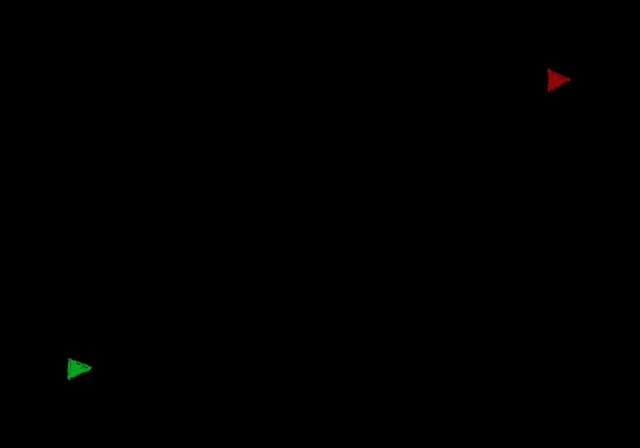

The image is a tile-based game level rendered from a .tmx file. Its description and complete source (layers, tilesets, objects, tile grids) follow:
An orthogonal 20x14 tile map with 32x32 px tiles, 1 tile layer (background) and 15 objects (2x spikes, Start, Finish).

<map version="1.0" orientation="orthogonal" renderorder="right-down" width="20" height="14" tilewidth="32" tileheight="32" nextobjectid="19">
 <tileset firstgid="1" name="cutriba_simple_tiles" tilewidth="32" tileheight="32" tilecount="18" columns="0">
  <tile id="0">
   <image width="32" height="32" source="../sprites/bottom.png" />
  </tile>
  <tile id="1">
   <image width="32" height="32" source="../sprites/circle.png" />
  </tile>
  <tile id="2">
   <image width="32" height="32" source="../sprites/corner_left_bottom.png" />
  </tile>
  <tile id="3">
   <image width="32" height="32" source="../sprites/corner_left_top.png" />
  </tile>
  <tile id="4">
   <image width="32" height="32" source="../sprites/corner_right_bottom.png" />
  </tile>
  <tile id="5">
   <image width="32" height="32" source="../sprites/corner_right_top.png" />
  </tile>
  <tile id="6">
   <image width="32" height="32" source="../sprites/flag_plank.png" />
  </tile>
  <tile id="7">
   <image width="32" height="32" source="../sprites/flag_start.png" />
  </tile>
  <tile id="8">
   <image width="32" height="32" source="../sprites/flag_stop.png" />
  </tile>
  <tile id="9">
   <image width="32" height="32" source="../sprites/left.png" />
  </tile>
  <tile id="10">
   <image width="32" height="32" source="../sprites/middle_horizontal.png" />
  </tile>
  <tile id="11">
   <image width="32" height="32" source="../sprites/middle_vertical.png" />
  </tile>
  <tile id="12">
   <image width="32" height="32" source="../sprites/right.png" />
  </tile>
  <tile id="13">
   <image width="32" height="32" source="../sprites/spike_bottom.png" />
  </tile>
  <tile id="14">
   <image width="32" height="32" source="../sprites/spike_left.png" />
  </tile>
  <tile id="15">
   <image width="32" height="32" source="../sprites/spike_right'.png" />
  </tile>
  <tile id="16">
   <image width="32" height="32" source="../sprites/spike_top.png" />
  </tile>
  <tile id="17">
   <image width="32" height="32" source="../sprites/top.png" />
  </tile>
 </tileset>
 <layer name="background" width="20" height="14">
  <data encoding="csv">
4,11,11,11,11,11,11,11,11,11,11,11,11,11,11,11,11,11,11,6,
12,0,0,0,0,0,0,0,0,10,11,13,0,0,0,0,0,0,0,12,
12,0,0,0,0,0,0,0,0,14,14,14,0,0,0,0,0,9,0,12,
12,0,0,0,0,0,0,0,0,0,0,0,0,0,0,0,0,7,0,12,
12,0,0,0,0,10,11,13,0,0,0,0,0,0,0,10,11,13,0,12,
12,0,0,0,0,0,0,0,0,0,0,0,0,0,0,0,0,0,0,12,
12,0,0,0,0,0,0,0,0,0,0,10,11,13,0,0,0,0,0,12,
12,10,11,13,0,0,0,0,0,0,0,0,0,0,0,0,0,0,0,12,
12,0,0,0,0,0,0,0,0,0,0,0,0,0,0,0,0,0,0,12,
12,0,0,0,0,0,0,0,0,0,0,0,0,0,0,0,0,0,0,12,
12,0,0,0,0,10,11,11,13,0,0,0,0,0,0,0,0,0,0,12,
12,0,8,0,0,0,15,12,0,0,0,0,0,0,0,0,0,0,0,12,
12,0,7,0,0,0,15,12,0,0,0,0,0,0,0,0,0,0,0,12,
3,11,11,11,11,11,11,11,11,11,11,11,11,11,11,11,11,11,11,5
</data>
 </layer>
 <objectgroup name="obstacles">
  <object id="1" x="0" y="416" width="640" height="32" />
  <object id="2" x="0" y="0" width="640" height="32" />
  <object id="3" x="0" y="32" width="32" height="384" />
  <object id="4" x="32" y="224" width="96" height="32" />
  <object id="5" x="160" y="128" width="96" height="32" />
  <object id="6" x="288" y="32" width="96" height="32" />
  <object id="7" x="352" y="192" width="96" height="32" />
  <object id="8" x="480" y="128" width="96" height="32" />
  <object id="9" x="608" y="32" width="32" height="384" />
  <object id="11" x="160" y="320" width="128" height="32" />
  <object id="12" x="224" y="352" width="32" height="64" />
 </objectgroup>
 <objectgroup name="gameObjects">
  <object id="13" name="Start" x="64" y="352" width="32" height="64" />
  <object id="15" name="Finish" x="544" y="64" width="32" height="64" />
  <object id="16" name="spikes" x="192" y="352" width="32" height="64" />
  <object id="17" name="spikes" x="288" y="64" width="96" height="32" />
 </objectgroup>
</map>
